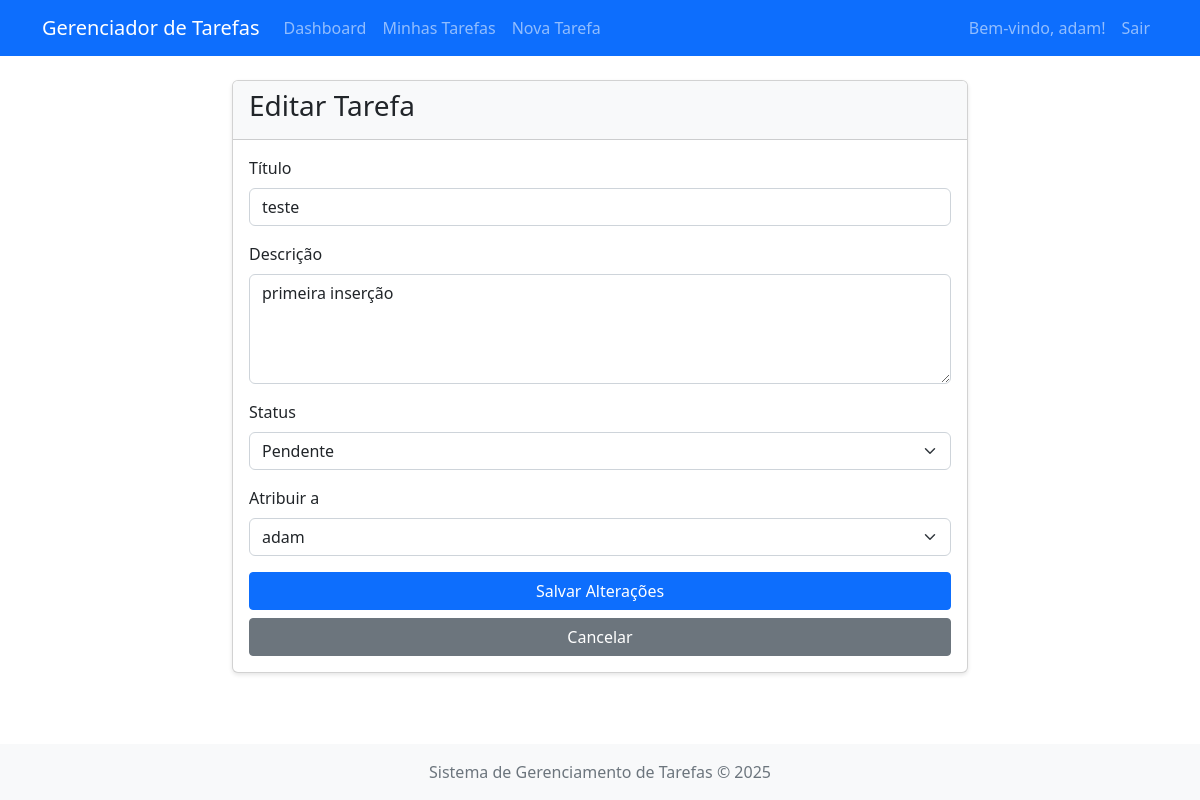
The page /task/1/edit (signed in) on the database its author committed.
### app.py (models this page shows, shortened)
class User(db.Model):
    id = db.Column(db.Integer, primary_key=True)
    username = db.Column(db.String(50), unique=True, nullable=False)
    email = db.Column(db.String(120), unique=True, nullable=False)
    password = db.Column(db.String(200), nullable=False)
    tasks_created = db.relationship('Task', backref='creator', lazy=True, foreign_keys='Task.creator_id')
    tasks_assigned = db.relationship('Task', backref='assignee', lazy=True, foreign_keys='Task.assignee_id')

class Task(db.Model):
    id = db.Column(db.Integer, primary_key=True)
    title = db.Column(db.String(100), nullable=False)
    description = db.Column(db.Text, nullable=True)
    status = db.Column(db.String(20), nullable=False, default='pendente')
    created_at = db.Column(db.DateTime, nullable=False, default=datetime.utcnow)
    updated_at = db.Column(db.DateTime, nullable=False, default=datetime.utcnow, onupdate=datetime.utcnow)
    creator_id = db.Column(db.Integer, db.ForeignKey('user.id'), nullable=False)
    assignee_id = db.Column(db.Integer, db.ForeignKey('user.id'), nullable=True)

### app.py (the view, shortened to what this page needs)
@app.route('/task/<int:task_id>/edit', methods=['GET', 'POST'])
def edit_task(task_id):
    if 'user_id' not in session:
        flash('Faça login para editar tarefas', 'warning')
        return redirect(url_for('login'))
    task = Task.query.get_or_404(task_id)
    if task.creator_id != session['user_id'] and task.assignee_id != session['user_id']:
        flash('Você não tem permissão para editar esta tarefa', 'danger')
        return redirect(url_for('dashboard'))
    users = User.query.all()
    return render_template('edit_task.html', task=task, users=users)

### templates/edit_task.html (shortened to what this page needs)
{% extends 'base.html' %}
{% block content %}
<div class="row justify-content-center">
    <div class="col-md-8">
        <div class="card">
            <div class="card-header">
                <h3>Editar Tarefa</h3>
            </div>
            <div class="card-body">
                <form method="post">
                    <div class="mb-3">
                        <label for="title" class="form-label">Título</label>
                        <input type="text" class="form-control" id="title" name="title" value="{{ task.title }}" required>
                    </div>
                    <div class="mb-3">
                        <label for="description" class="form-label">Descrição</label>
                        <textarea class="form-control" id="description" name="description" rows="4">{{ task.description }}</textarea>
                    </div>
                    <div class="mb-3">
                        <label for="status" class="form-label">Status</label>
                        <select class="form-select" id="status" name="status" required>
                            <option value="pendente" {% if task.status == 'pendente' %}selected{% endif %}>Pendente</option>
                        </select>
                    </div>
                    <div class="mb-3">
                        <label for="assignee_id" class="form-label">Atribuir a</label>
                        <select class="form-select" id="assignee_id" name="assignee_id" required>
                            {% for user in users %}
                                <option value="{{ user.id }}" {% if task.assignee_id == user.id %}selected{% endif %}>{{ user.username }}</option>
                            {% endfor %}
                        </select>
                    </div>
                    <div class="d-grid gap-2">
                        <button type="submit" class="btn btn-primary">Salvar Alterações</button>
                        <a href="{{ url_for('view_task', task_id=task.id) }}" class="btn btn-secondary">Cancelar</a>
                    </div>
                </form>
            </div>
        </div>
    </div>
</div>
{% endblock %}

### templates/base.html (shortened to what this page needs)
<!DOCTYPE html>
<html lang="pt-BR">
<head>
    <link rel="stylesheet" href="https://cdn.jsdelivr.net/npm/bootstrap@5.2.3/dist/css/bootstrap.min.css">
    <link rel="stylesheet" href="{{ url_for('static', filename='css/style.css') }}">
</head>
<body>
    <nav class="navbar navbar-expand-lg navbar-dark bg-primary">
        <div class="container">
            <a class="navbar-brand" href="{{ url_for('dashboard') }}">Gerenciador de Tarefas</a>
            <div class="collapse navbar-collapse" id="navbarNav">
                <ul class="navbar-nav me-auto">
                    {% if session.user_id %}
                    <li class="nav-item">
                        <a class="nav-link" href="{{ url_for('dashboard') }}">Dashboard</a>
                    </li>
                    <li class="nav-item">
                        <a class="nav-link" href="{{ url_for('tasks') }}">Minhas Tarefas</a>
                    </li>
                    <li class="nav-item">
                        <a class="nav-link" href="{{ url_for('new_task') }}">Nova Tarefa</a>
                    </li>
                    {% endif %}
                </ul>
                <ul class="navbar-nav">
                    {% if session.user_id %}
                    <li class="nav-item">
                        <span class="nav-link">Bem-vindo, {{ session.username }}!</span>
                    </li>
                    <li class="nav-item">
                        <a class="nav-link" href="{{ url_for('logout') }}">Sair</a>
                    </li>
                    {% endif %}
                </ul>
            </div>
        </div>
    </nav>
    <div class="container mt-4 mb-5">
        {% block content %}{% endblock %}
    </div>
    <footer class="footer bg-light py-3 mt-auto">
        <div class="container text-center">
            <span class="text-muted">Sistema de Gerenciamento de Tarefas &copy; 2025</span>
        </div>
    </footer>
</body>
</html>

### static/css/style.css (style rules this page uses)
body { min-height: 100vh; display: flex; flex-direction: column; }
.footer { margin-top: auto; }
.card { box-shadow: 0 2px 4px rgba(0, 0, 0, 0.1); }
.card-header { background-color: #f8f9fa; }
.btn { border-radius: 4px; }

### rows shown on the page
User: username "adam"
Task: title "teste", description "primeira inserção", status "Pendente", assignee_id "adam"
